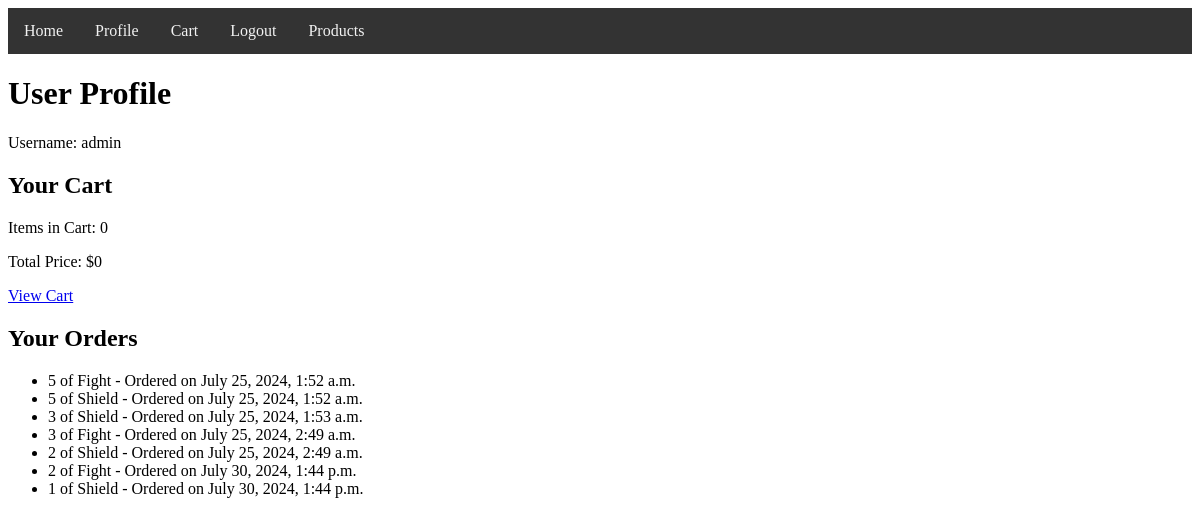
/profile/ (signed in), run on the app's committed database.
### shop/models.py (models this page shows, shortened)
class Order(models.Model):
    user = models.ForeignKey(User, on_delete=models.CASCADE)
    product = models.ForeignKey(Product, on_delete=models.CASCADE)
    quantity = models.PositiveIntegerField()
    ordered_at = models.DateTimeField(auto_now_add=True)

class Product(models.Model):
    name = models.CharField(max_length=255)
    description = models.TextField()
    price = models.DecimalField(max_digits=10, decimal_places=2)
    stock = models.PositiveIntegerField()

### shop/views.py (the view)
# urls.py: path('profile/', views.profile, name='profile'),
@login_required
def profile(request):
    cart_items = CartItem.objects.filter(user=request.user)
    cart_items_count = cart_items.count()
    total_price = sum(item.product.price * item.quantity for item in cart_items)
    return render(request, 'shop/profile.html', {
        'cart_items': cart_items,
        'cart_items_count': cart_items_count,
        'total_price': total_price
    })

### shop/templates/shop/profile.html (shortened to what this page needs)
{% extends 'shop/base.html' %}
{% block content %}
<h1>User Profile</h1>
<p>Username: {{ user.username }}</p>
<h2>Your Cart</h2>
<p>Items in Cart: {{ cart_items_count }}</p>
<p>Total Price: ${{ total_price }}</p>
<a href="{% url 'cart' %}">View Cart</a>
<h2>Your Orders</h2>
<ul>
    {% for order in user.order_set.all %}
        <li>{{ order.quantity }} of {{ order.product.name }} - Ordered on {{ order.ordered_at }}</li>
    {% endfor %}
</ul>
{% endblock %}

### data on the page
Order: quantity "5", product.name "Fight", ordered_at "July 25, 2024, 1:52 a.m."
Order: quantity "5", product.name "Shield", ordered_at "July 25, 2024, 1:52 a.m."
Order: quantity "3", product.name "Shield", ordered_at "July 25, 2024, 1:53 a.m."
Order: quantity "3", product.name "Fight", ordered_at "July 25, 2024, 2:49 a.m."
Order: quantity "2", product.name "Shield", ordered_at "July 25, 2024, 2:49 a.m."
Order: quantity "2", product.name "Fight", ordered_at "July 30, 2024, 1:44 p.m."
Order: quantity "1", product.name "Shield", ordered_at "July 30, 2024, 1:44 p.m."

### other printed values
{{ user.username }} "admin"
{{ cart_items_count }} "0"
{{ total_price }} "0"
